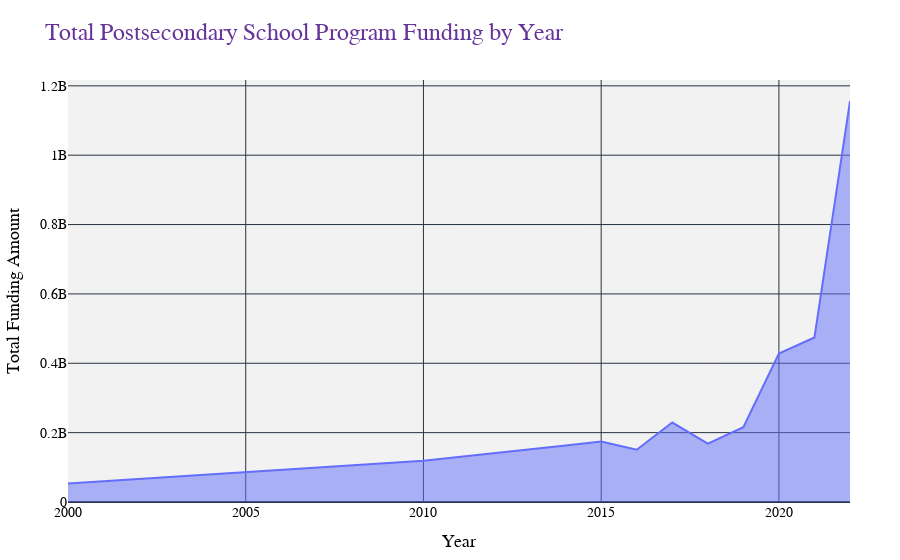

The code cell stored with this chart in its notebook:
### Code cell
yearly_funding = postfund.groupby('Year')['Funding'].sum().reset_index()

# Create the area plot
fig = px.area(
    data_frame=yearly_funding,
    x='Year',
    y='Funding',
    title='Total Postsecondary School Program Funding by Year',
    labels={'Funding': 'Total Funding Amount', 'Year': 'Year'},
    template='plotly_dark'  # Change to 'plotly_white' or other themes if preferred
)


fig.update_layout(
    xaxis_title='Year',
    yaxis_title='Total Funding Amount',
    title_font=dict(size=24, family='Arial', color='RebeccaPurple'),
    xaxis=dict(
        title_font=dict(size=18, family='Arial', color='black'),
        tickfont=dict(size=14, family='Arial', color='black')
    ),
    yaxis=dict(
        title_font=dict(size=18, family='Arial', color='black'),
        tickfont=dict(size=14, family='Arial', color='black')
    ),
    margin=dict(l=50, r=50, t=80, b=50),
    paper_bgcolor='rgb(255, 255, 255)',  # Change background color
    plot_bgcolor='rgb(242, 242, 242)'    # Change plot area color
)

# Show the plot
fig.show()

### Figure 1 — Plotly figure (JSON) as saved in the notebook; plotly's stock layout.template omitted (floating-point values rounded to 4 significant figures)
{"data": [{"fillpattern": {"shape": ""}, "hovertemplate": "Year=%{x}<br>Total Funding Amount=%{y}<extra></extra>", "legendgroup": "", "line": {"color": "#636efa"}, "marker": {"symbol": "circle"}, "mode": "lines", "name": "", "orientation": "v", "showlegend": false, "stackgroup": "1", "type": "scatter", "x": [2000, 2010, 2014, 2015, 2016, 2017, 2018, 2019, 2020, 2021, 2022], "xaxis": "x", "y": [53054197, 118908181, 163016106, 174420275, 150678226, 229019990, 168079983, 215901936, 427872940, 474496965, 1155954005], "yaxis": "y"}], "layout": {"legend": {"tracegroupgap": 0}, "margin": {"b": 50, "l": 50, "r": 50, "t": 80}, "paper_bgcolor": "rgb(255, 255, 255)", "plot_bgcolor": "rgb(242, 242, 242)", "title": {"font": {"color": "RebeccaPurple", "family": "Arial", "size": 24}, "text": "Total Postsecondary School Program Funding by Year"}, "xaxis": {"anchor": "y", "domain": [0, 1], "tickfont": {"color": "black", "family": "Arial", "size": 14}, "title": {"font": {"color": "black", "family": "Arial", "size": 18}, "text": "Year"}}, "yaxis": {"anchor": "x", "domain": [0, 1], "tickfont": {"color": "black", "family": "Arial", "size": 14}, "title": {"font": {"color": "black", "family": "Arial", "size": 18}, "text": "Total Funding Amount"}}}}
